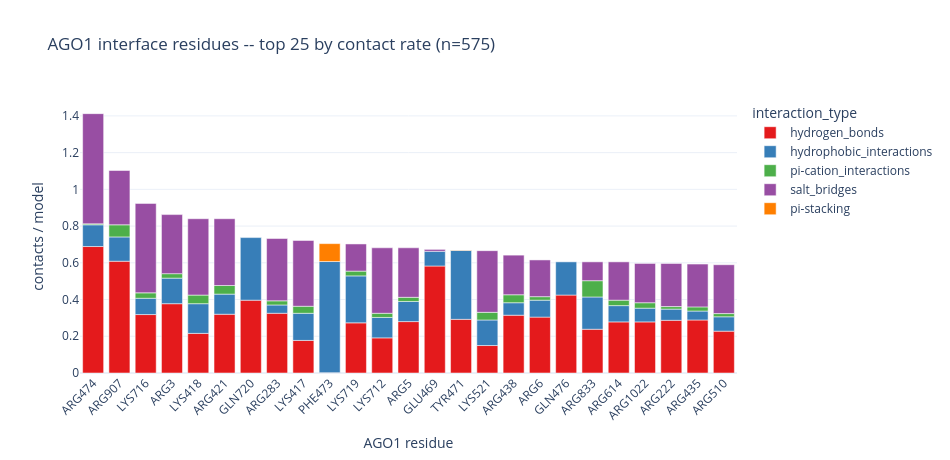
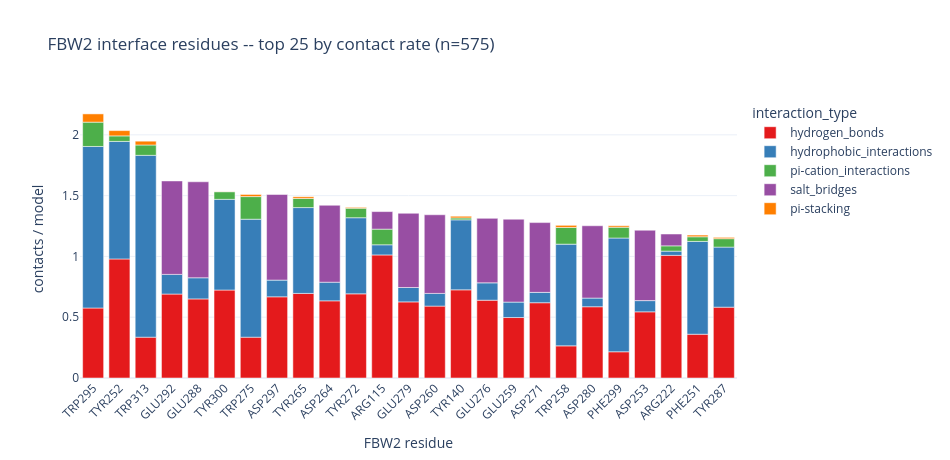

Notebook source saved alongside these figures, in order:
### Markdown cell above
## Residue-level interface map

Single-residue resolution for the busiest AGO1 and partner residues, split by
interaction type, plus the 2-D AGO1-residue × partner-residue contact map —
the predicted interface footprint, pooled across surviving backends. Runs for
the first populated protein couple; edit `COUPLE_FOR_RESIDUE_MAP` to switch.

### Code cell
COUPLE_FOR_RESIDUE_MAP = 'B'   # a protein partner chain letter
TOP_N = 25
bc = df[df["reschain_lig"] == COUPLE_FOR_RESIDUE_MAP].copy()
n_norm = df.groupby(["cluster", "fname"]).ngroups
partner_name = LIGAND_CHAIN_NAMES.get(COUPLE_FOR_RESIDUE_MAP, "partner")

def residue_rate_bar(data, resnr_col, restype_col, chain_label, filename):
    if data.empty:
        print(f"{chain_label}: no rows -- skipping."); return pd.DataFrame({resnr_col: [], restype_col: []})
    per_res_total = (data.groupby([resnr_col, restype_col], observed=True).size()
                     .div(n_norm).rename("rate").reset_index()
                     .sort_values("rate", ascending=False).head(TOP_N))
    order = per_res_total[resnr_col].tolist()
    per_res_itype = (data.groupby([resnr_col, restype_col, "interaction_type"], observed=True).size()
                     .div(n_norm).rename("rate").reset_index())
    per_res_itype = per_res_itype[per_res_itype[resnr_col].isin(order)].copy()
    per_res_itype["label"] = (per_res_itype[restype_col].astype(str)
                              + per_res_itype[resnr_col].astype(int).astype(str))
    label_order = [f"{per_res_total.loc[per_res_total[resnr_col] == r, restype_col].iloc[0]}{int(r)}"
                   for r in order]
    fig = px.bar(per_res_itype, x="label", y="rate", color="interaction_type",
                 category_orders={"label": label_order}, color_discrete_sequence=ITYPE_PALETTE,
                 template=TEMPLATE, title=f"{chain_label} interface residues -- top {TOP_N} by contact rate (n={n_norm})")
    fig.update_layout(width=950, height=460, xaxis_title=f"{chain_label} residue",
                      yaxis_title="contacts / model", xaxis_tickangle=-45)
    save_fig(fig, filename, "residue_interface")
    return per_res_total

top_rec = residue_rate_bar(bc, "resnr", "restype", RECEPTOR_NAME, f"{RECEPTOR_NAME.lower()}_top_residues.html")
top_lig = residue_rate_bar(bc, "resnr_lig", "restype_lig", partner_name, f"{partner_name.lower()}_top_residues.html")
display(top_rec.reset_index(drop=True)); display(top_lig.reset_index(drop=True))

### Figure 1 — Plotly figure (JSON) as saved in the notebook; plotly's stock layout.template omitted (floating-point values rounded to 4 significant figures)
{"data": [{"hovertemplate": "interaction_type=hydrogen_bonds<br>label=%{x}<br>rate=%{y}<extra></extra>", "legendgroup": "hydrogen_bonds", "marker": {"color": "rgb(228,26,28)", "pattern": {"shape": ""}}, "name": "hydrogen_bonds", "orientation": "v", "showlegend": true, "textposition": "auto", "type": "bar", "x": ["ARG3", "ARG5", "ARG6", "ARG222", "ARG283", "LYS417", "LYS418", "ARG421", "ARG435", "ARG438", "GLU469", "TYR471", "PHE473", "ARG474", "GLN476", "ARG510", "LYS521", "ARG614", "LYS712", "LYS716", "LYS719", "GLN720", "ARG833", "ARG907", "ARG1022"], "xaxis": "x", "y": [0.3774, 0.28, 0.3043, 0.287, 0.3252, 0.1774, 0.2157, 0.32, 0.2887, 0.3148, 0.5826, 0.2922, 0.001739, 0.6887, 0.4243, 0.2278, 0.1496, 0.2783, 0.1913, 0.3183, 0.273, 0.3965, 0.2383, 0.6087, 0.2783], "yaxis": "y"}, {"hovertemplate": "interaction_type=hydrophobic_interactions<br>label=%{x}<br>rate=%{y}<extra></extra>", "legendgroup": "hydrophobic_interactions", "marker": {"color": "rgb(55,126,184)", "pattern": {"shape": ""}}, "name": "hydrophobic_interactions", "orientation": "v", "showlegend": true, "textposition": "auto", "type": "bar", "x": ["ARG3", "ARG5", "ARG6", "ARG222", "ARG283", "LYS417", "LYS418", "ARG421", "ARG435", "ARG438", "GLU469", "TYR471", "PHE473", "ARG474", "GLN476", "ARG510", "LYS521", "ARG614", "LYS712", "LYS716", "LYS719", "GLN720", "ARG833", "ARG907", "ARG1022"], "xaxis": "x", "y": [0.1391, 0.1096, 0.09217, 0.06087, 0.04522, 0.1478, 0.1617, 0.1096, 0.0487, 0.06783, 0.08, 0.3757, 0.6052, 0.1183, 0.1809, 0.07826, 0.1391, 0.0887, 0.1113, 0.0887, 0.2557, 0.3409, 0.1757, 0.1322, 0.07478], "yaxis": "y"}, {"hovertemplate": "interaction_type=pi-cation_interactions<br>label=%{x}<br>rate=%{y}<extra></extra>", "legendgroup": "pi-cation_interactions", "marker": {"color": "rgb(77,175,74)", "pattern": {"shape": ""}}, "name": "pi-cation_interactions", "orientation": "v", "showlegend": true, "textposition": "auto", "type": "bar", "x": ["ARG3", "ARG5", "ARG6", "ARG222", "ARG283", "LYS417", "LYS418", "ARG421", "ARG435", "ARG438", "ARG474", "ARG510", "LYS521", "ARG614", "LYS712", "LYS716", "LYS719", "ARG833", "ARG907", "ARG1022"], "xaxis": "x", "y": [0.02435, 0.02261, 0.01913, 0.01391, 0.02261, 0.03826, 0.04696, 0.04696, 0.02261, 0.04348, 0.005217, 0.01739, 0.04174, 0.02957, 0.02261, 0.02957, 0.02609, 0.0887, 0.06609, 0.02957], "yaxis": "y"}, {"hovertemplate": "interaction_type=salt_bridges<br>label=%{x}<br>rate=%{y}<extra></extra>", "legendgroup": "salt_bridges", "marker": {"color": "rgb(152,78,163)", "pattern": {"shape": ""}}, "name": "salt_bridges", "orientation": "v", "showlegend": true, "textposition": "auto", "type": "bar", "x": ["ARG3", "ARG5", "ARG6", "ARG222", "ARG283", "LYS417", "LYS418", "ARG421", "ARG435", "ARG438", "GLU469", "ARG474", "ARG510", "LYS521", "ARG614", "LYS712", "LYS716", "LYS719", "ARG833", "ARG907", "ARG1022"], "xaxis": "x", "y": [0.3217, 0.2696, 0.2, 0.2348, 0.3391, 0.3583, 0.4157, 0.3635, 0.233, 0.2157, 0.01043, 0.6, 0.2661, 0.3357, 0.2087, 0.3565, 0.487, 0.1478, 0.1026, 0.2957, 0.2139], "yaxis": "y"}, {"hovertemplate": "interaction_type=pi-stacking<br>label=%{x}<br>rate=%{y}<extra></extra>", "legendgroup": "pi-stacking", "marker": {"color": "rgb(255,127,0)", "pattern": {"shape": ""}}, "name": "pi-stacking", "orientation": "v", "showlegend": true, "textposition": "auto", "type": "bar", "x": ["TYR471", "PHE473"], "xaxis": "x", "y": [0.001739, 0.09739], "yaxis": "y"}], "layout": {"barmode": "relative", "height": 460, "legend": {"title": {"text": "interaction_type"}, "tracegroupgap": 0}, "title": {"text": "AGO1 interface residues -- top 25 by contact rate (n=575)"}, "width": 950, "xaxis": {"anchor": "y", "categoryarray": ["ARG474", "ARG907", "LYS716", "ARG3", "LYS418", "ARG421", "GLN720", "ARG283", "LYS417", "PHE473", "LYS719", "LYS712", "ARG5", "GLU469", "TYR471", "LYS521", "ARG438", "ARG6", "GLN476", "ARG833", "ARG614", "ARG1022", "ARG222", "ARG435", "ARG510"], "categoryorder": "array", "domain": [0.0, 1.0], "tickangle": -45, "title": {"text": "AGO1 residue"}}, "yaxis": {"anchor": "x", "domain": [0.0, 1.0], "title": {"text": "contacts / model"}}}}

### Figure 2 — Plotly figure (JSON) as saved in the notebook; plotly's stock layout.template omitted (floating-point values rounded to 4 significant figures)
{"data": [{"hovertemplate": "interaction_type=hydrogen_bonds<br>label=%{x}<br>rate=%{y}<extra></extra>", "legendgroup": "hydrogen_bonds", "marker": {"color": "rgb(228,26,28)", "pattern": {"shape": ""}}, "name": "hydrogen_bonds", "orientation": "v", "showlegend": true, "textposition": "auto", "type": "bar", "x": ["ARG115", "TYR140", "ARG222", "PHE251", "TYR252", "ASP253", "TRP258", "GLU259", "ASP260", "ASP264", "TYR265", "ASP271", "TYR272", "TRP275", "GLU276", "GLU279", "ASP280", "TYR287", "GLU288", "GLU292", "TRP295", "ASP297", "PHE299", "TYR300", "TRP313"], "xaxis": "x", "y": [1.012, 0.7252, 1.009, 0.36, 0.9791, 0.5443, 0.2643, 0.4974, 0.5913, 0.6348, 0.6957, 0.6191, 0.6922, 0.3357, 0.64, 0.6261, 0.5861, 0.5826, 0.6504, 0.6904, 0.5757, 0.6678, 0.2157, 0.7235, 0.3357], "yaxis": "y"}, {"hovertemplate": "interaction_type=hydrophobic_interactions<br>label=%{x}<br>rate=%{y}<extra></extra>", "legendgroup": "hydrophobic_interactions", "marker": {"color": "rgb(55,126,184)", "pattern": {"shape": ""}}, "name": "hydrophobic_interactions", "orientation": "v", "showlegend": true, "textposition": "auto", "type": "bar", "x": ["ARG115", "TYR140", "ARG222", "PHE251", "TYR252", "ASP253", "TRP258", "GLU259", "ASP260", "ASP264", "TYR265", "ASP271", "TYR272", "TRP275", "GLU276", "GLU279", "ASP280", "TYR287", "GLU288", "GLU292", "TRP295", "ASP297", "PHE299", "TYR300", "TRP313"], "xaxis": "x", "y": [0.08348, 0.5757, 0.03478, 0.7635, 0.967, 0.09217, 0.8365, 0.127, 0.1043, 0.153, 0.7061, 0.08522, 0.6261, 0.9704, 0.1426, 0.1183, 0.0713, 0.4939, 0.1739, 0.1617, 1.329, 0.1374, 0.9357, 0.7461, 1.496], "yaxis": "y"}, {"hovertemplate": "interaction_type=pi-cation_interactions<br>label=%{x}<br>rate=%{y}<extra></extra>", "legendgroup": "pi-cation_interactions", "marker": {"color": "rgb(77,175,74)", "pattern": {"shape": ""}}, "name": "pi-cation_interactions", "orientation": "v", "showlegend": true, "textposition": "auto", "type": "bar", "x": ["ARG115", "TYR140", "ARG222", "PHE251", "TYR252", "TRP258", "TYR265", "TYR272", "TRP275", "TYR287", "TRP295", "PHE299", "TYR300", "TRP313"], "xaxis": "x", "y": [0.1287, 0.01565, 0.04348, 0.03826, 0.04522, 0.1374, 0.07478, 0.07826, 0.1861, 0.06957, 0.2, 0.0887, 0.06261, 0.08522], "yaxis": "y"}, {"hovertemplate": "interaction_type=salt_bridges<br>label=%{x}<br>rate=%{y}<extra></extra>", "legendgroup": "salt_bridges", "marker": {"color": "rgb(152,78,163)", "pattern": {"shape": ""}}, "name": "salt_bridges", "orientation": "v", "showlegend": true, "textposition": "auto", "type": "bar", "x": ["ARG115", "ARG222", "ASP253", "GLU259", "ASP260", "ASP264", "ASP271", "GLU276", "GLU279", "ASP280", "GLU288", "GLU292", "ASP297"], "xaxis": "x", "y": [0.1443, 0.09739, 0.5791, 0.6817, 0.647, 0.633, 0.5739, 0.5304, 0.6104, 0.5948, 0.7896, 0.7687, 0.7043], "yaxis": "y"}, {"hovertemplate": "interaction_type=pi-stacking<br>label=%{x}<br>rate=%{y}<extra></extra>", "legendgroup": "pi-stacking", "marker": {"color": "rgb(255,127,0)", "pattern": {"shape": ""}}, "name": "pi-stacking", "orientation": "v", "showlegend": true, "textposition": "auto", "type": "bar", "x": ["TYR140", "PHE251", "TYR252", "TRP258", "TYR265", "TYR272", "TRP275", "TYR287", "TRP295", "PHE299", "TYR300", "TRP313"], "xaxis": "x", "y": [0.01391, 0.01391, 0.04348, 0.01739, 0.01391, 0.006957, 0.01739, 0.01043, 0.06783, 0.01217, 0.001739, 0.0313], "yaxis": "y"}], "layout": {"barmode": "relative", "height": 460, "legend": {"title": {"text": "interaction_type"}, "tracegroupgap": 0}, "title": {"text": "FBW2 interface residues -- top 25 by contact rate (n=575)"}, "width": 950, "xaxis": {"anchor": "y", "categoryarray": ["TRP295", "TYR252", "TRP313", "GLU292", "GLU288", "TYR300", "TRP275", "ASP297", "TYR265", "ASP264", "TYR272", "ARG115", "GLU279", "ASP260", "TYR140", "GLU276", "GLU259", "ASP271", "TRP258", "ASP280", "PHE299", "ASP253", "ARG222", "PHE251", "TYR287"], "categoryorder": "array", "domain": [0.0, 1.0], "tickangle": -45, "title": {"text": "FBW2 residue"}}, "yaxis": {"anchor": "x", "domain": [0.0, 1.0], "title": {"text": "contacts / model"}}}}
